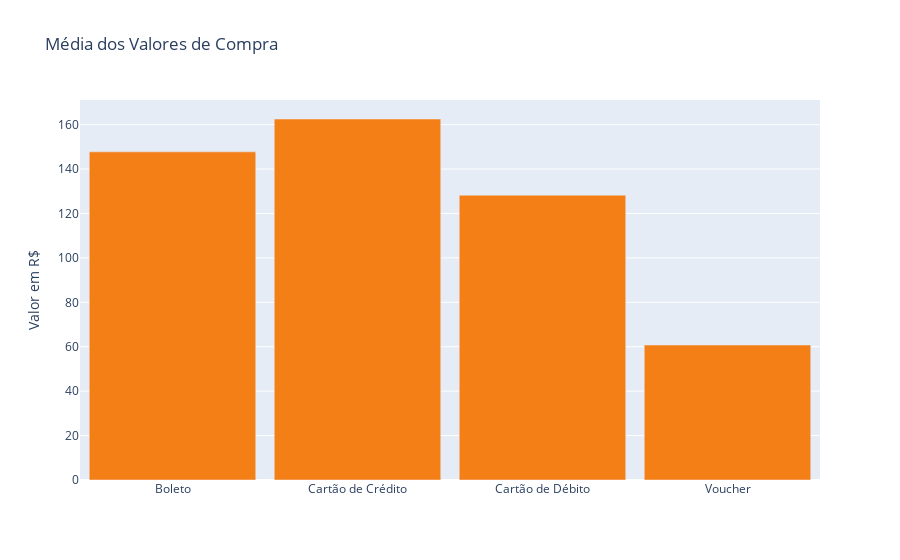

Write notebook code for a chart like this one.
### Markdown cell above
**Visualizar Resultados**

### Code cell
# Visualização gráfica da média dos valores de compra
iplot(fig_avg)

### Figure 1 — Plotly figure (JSON) as saved in the notebook; plotly's stock layout.template omitted (floating-point values rounded to 4 significant figures)
{"data": [{"marker": {"color": "#F57F17"}, "type": "bar", "x": ["Boleto", "Cartão de Crédito", "Cartão de Débito", "Voucher"], "y": [147.7, 162.5, 128.2, 60.77]}], "layout": {"bargap": 0.1, "title": {"text": "Média dos Valores de Compra"}, "yaxis": {"title": {"text": "Valor em R$"}}}}
